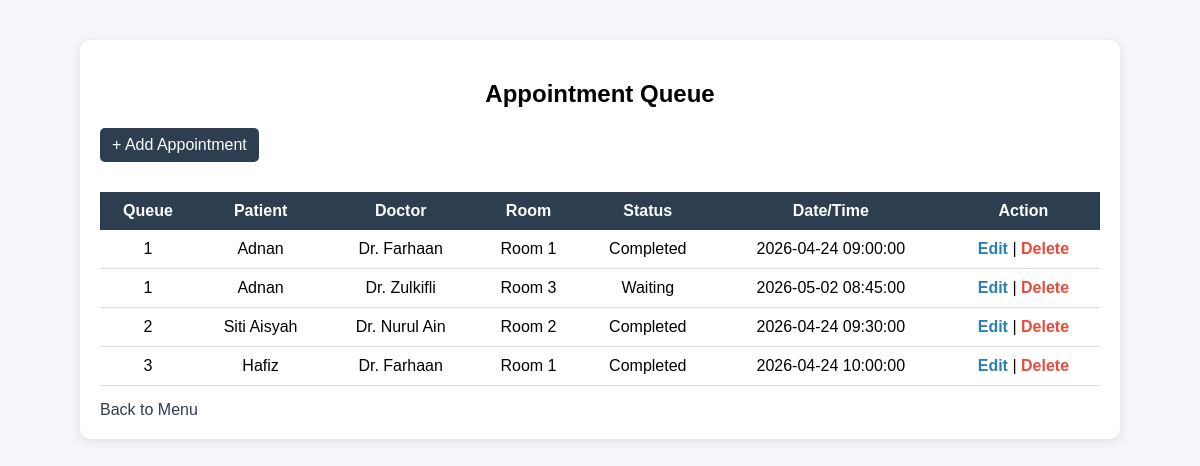
The page /appointment/view_queue.php on the database its author committed.
### tables this page shows
CREATE TABLE appointment (
    appoint_id INT AUTO_INCREMENT PRIMARY KEY,

    patient_id INT NOT NULL,
    doctor_id INT NOT NULL,

    queue_number INT NOT NULL,

    appointment_datetime DATETIME NOT NULL,

    status ENUM(
        'Waiting',
        'In Consultation',
        'Completed',
        'Cancelled'
    ) DEFAULT 'Waiting',

    symptoms TEXT,
    diagnosis TEXT,

    blood_pressure VARCHAR(20),
    temperature DECIMAL(4,1),

    created_at TIMESTAMP DEFAULT CURRENT_TIMESTAMP,

    FOREIGN KEY (patient_id)
        REFERENCES patient(patient_id)
        ON DELETE CASCADE
        ON UPDATE CASCADE,

    FOREIGN KEY (doctor_id)
        REFERENCES doctor(doctor_id)
        ON DELETE RESTRICT
        ON UPDATE CASCADE
);

CREATE TABLE patient (
    patient_id INT AUTO_INCREMENT PRIMARY KEY,
    name VARCHAR(100) NOT NULL,
    ic_number VARCHAR(20) NOT NULL UNIQUE,
    phone VARCHAR(20),
    email VARCHAR(100),
    gender ENUM('Male', 'Female', 'Other'),
    address TEXT,
    created_at TIMESTAMP DEFAULT CURRENT_TIMESTAMP
);

CREATE TABLE doctor (
    doctor_id INT AUTO_INCREMENT PRIMARY KEY,
    name VARCHAR(100) NOT NULL,
    specialty VARCHAR(100) DEFAULT 'General Practice',
    phone VARCHAR(20),
    room_number VARCHAR(20),
    created_at TIMESTAMP DEFAULT CURRENT_TIMESTAMP
);

### appointment/view_queue.php (the view, shortened to what this page needs)
<?php
include '../config/database.php';
$result = mysqli_query($conn, "
SELECT a.*, p.name AS patient_name, d.name AS doctor_name, d.room_number
FROM appointment a
JOIN patient p ON a.patient_id = p.patient_id
JOIN doctor d ON a.doctor_id = d.doctor_id
ORDER BY a.queue_number ASC
");
?>
<!DOCTYPE html>
<html>
<head>
</head>
<body>
<div class="container">
    <h2>Appointment Queue</h2>
    <div class="top-bar">
        <a class="button" href="add_appointment.php">+ Add Appointment</a>
    </div>
    <table>
        <tr>
            <th>Queue</th>
            <th>Patient</th>
            <th>Doctor</th>
            <th>Room</th>
            <th>Status</th>
            <th>Date/Time</th>
            <th>Action</th>
        </tr>
        <?php while ($row = mysqli_fetch_assoc($result)) { ?>
        <tr>
            <td><?php echo $row['queue_number']; ?></td>
            <td><?php echo $row['patient_name']; ?></td>
            <td><?php echo $row['doctor_name']; ?></td>
            <td><?php echo $row['room_number']; ?></td>
            <td><?php echo $row['status']; ?></td>
            <td><?php echo $row['appointment_datetime']; ?></td>
            <td>
                <a class="edit" href="edit_appointment.php?id=<?php echo $row['appoint_id']; ?>">Edit</a>
                |
                <a class="delete"
                   onclick="return confirm('Delete this appointment?');"
                   href="delete_appointment.php?id=<?php echo $row['appoint_id']; ?>">
                   Delete
                </a>
            </td>
        </tr>
        <?php } ?>
    </table>
    <a class="back" href="../index.php">Back to Menu</a>
</div>
</body>
</html>

### appointment/view_queue.php (style rules this page uses)
body { font-family: Arial; background: #f4f6f9; margin: 0; }
.container { width: 95%; max-width: 1000px; margin: 40px auto; background: white; padding: 20px; border-radius: 10px; box-shadow: 0 2px 10px rgba(0,0,0,0.1); }
h2 { text-align: center; margin-bottom: 20px; }
a.button { display: inline-block; padding: 8px 12px; background: #2c3e50; color: white; text-decoration: none; border-radius: 5px; margin-bottom: 15px; }
table { width: 100%; border-collapse: collapse; }
th { background: #2c3e50; color: white; padding: 10px; }
td { padding: 10px; text-align: center; border-bottom: 1px solid #ddd; }
.edit { color: #2980b9; text-decoration: none; font-weight: bold; }
.delete { color: #e74c3c; text-decoration: none; font-weight: bold; }
.top-bar { display: flex; justify-content: space-between; margin-bottom: 15px; }
.back { display: inline-block; margin-top: 15px; text-decoration: none; color: #2c3e50; }

### rows shown on the page
appointment: queue_number "1", patient.name "Adnan", doctor.name "Dr. Farhaan", doctor.room_number "Room 1", status "Completed", appointment_datetime "2026-04-24 09:00:00"
appointment: queue_number "1", patient.name "Adnan", doctor.name "Dr. Zulkifli", doctor.room_number "Room 3", status "Waiting", appointment_datetime "2026-05-02 08:45:00"
appointment: queue_number "2", patient.name "Siti Aisyah", doctor.name "Dr. Nurul Ain", doctor.room_number "Room 2", status "Completed", appointment_datetime "2026-04-24 09:30:00"
appointment: queue_number "3", patient.name "Hafiz", doctor.name "Dr. Farhaan", doctor.room_number "Room 1", status "Completed", appointment_datetime "2026-04-24 10:00:00"
